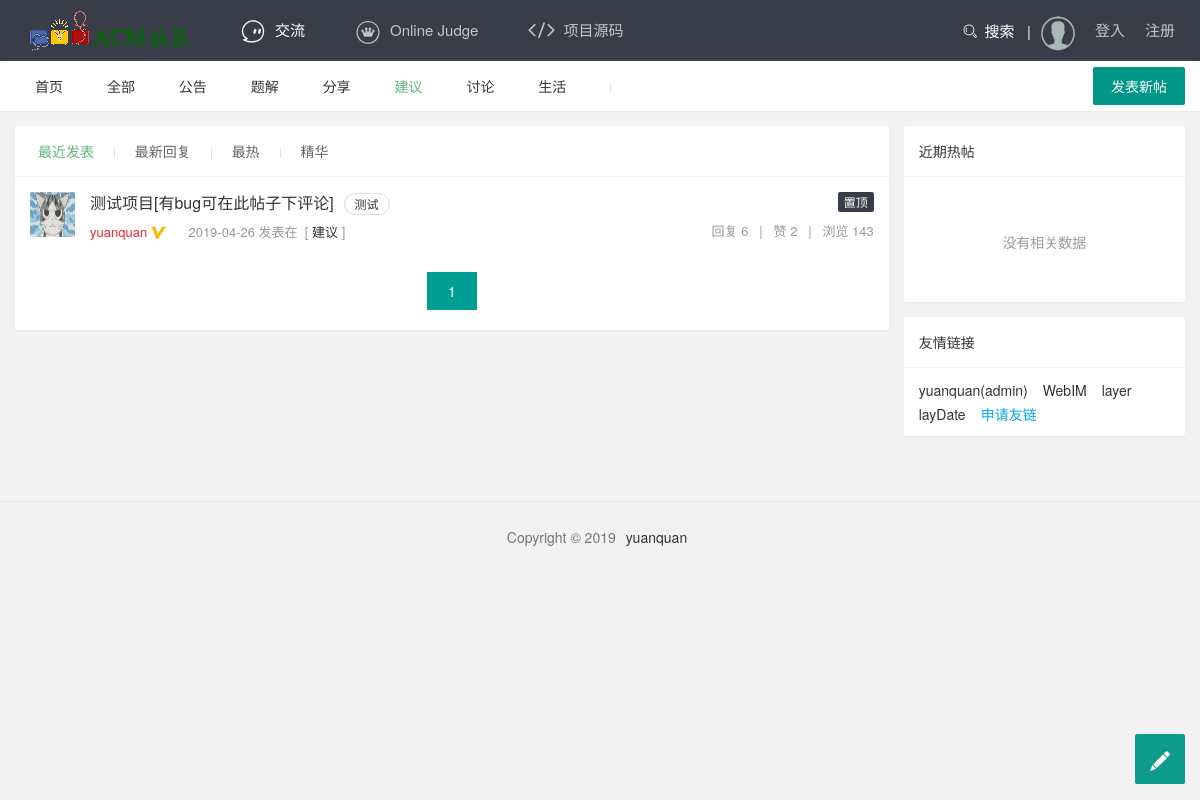
Page /classify/5 on the earlier database version.
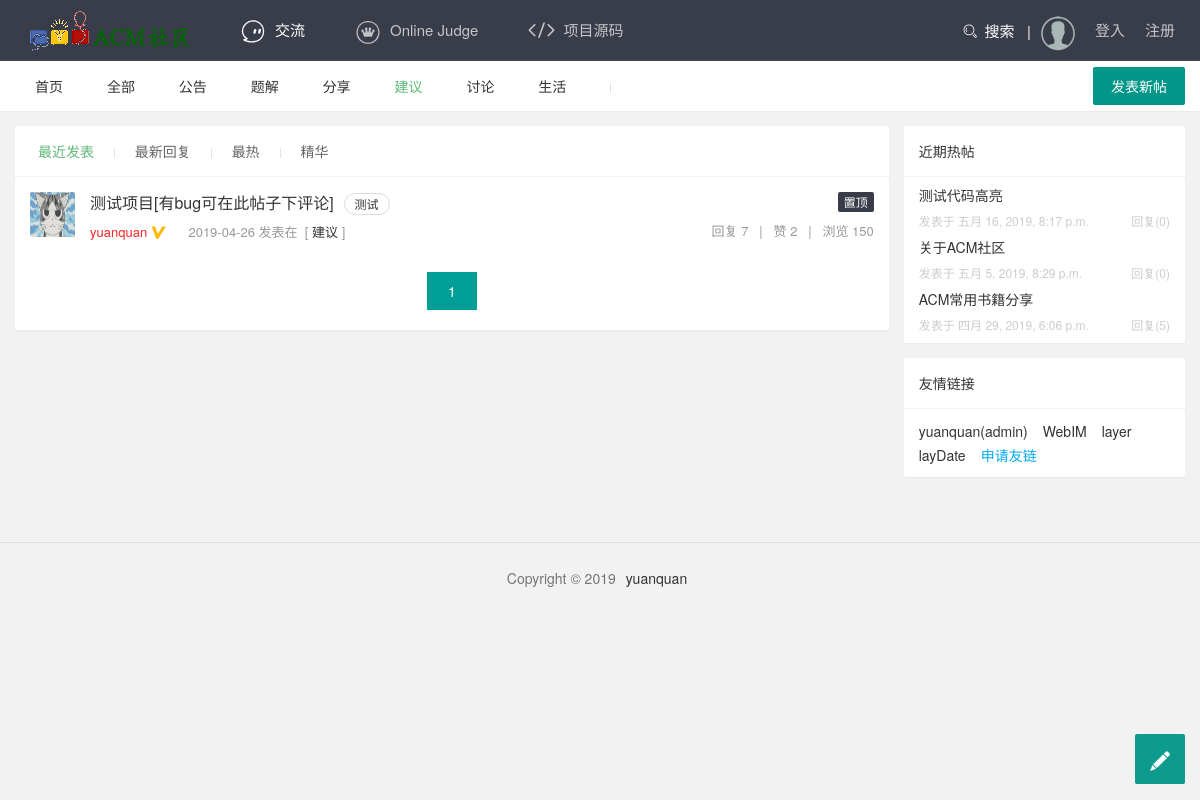
Same page on the later database version.
### article/models.py (models this page shows)
class ArticleType(models.Model):
    type_name = models.CharField(max_length=30, verbose_name='类型')
    display = models.BooleanField(default=True, verbose_name='是否显示')
    for_super_user = models.BooleanField(default=False, verbose_name='仅允许管理员发帖')
    create_time = models.DateTimeField(auto_now_add=True, verbose_name='创建时间')
    def __str__(self):
        return self.type_name
    class Meta:
        verbose_name = '帖子类型'
        verbose_name_plural = verbose_name

class Article(models.Model):
    title = models.CharField(max_length=100, verbose_name='题目')
    content = MDTextField(verbose_name='内容')
    author = models.ForeignKey(settings.AUTH_USER_MODEL, on_delete=models.DO_NOTHING, default=1, verbose_name='作者')
    tags = models.ManyToManyField(ArticleTag, blank=True, verbose_name='标签')
    type = models.ForeignKey(ArticleType, on_delete=models.DO_NOTHING, default=1, verbose_name='类型')
    read_num = models.IntegerField(default=0, verbose_name='阅读数')
    comment_num = models.IntegerField(default=0, verbose_name='评论数')
    create_time = models.DateTimeField(auto_now_add=True, verbose_name='创建时间')
    update_time = models.DateTimeField(auto_now=True, verbose_name='最近更新')
    last_comment_time = models.DateTimeField(default=timezone.now, verbose_name='最近评论时间')
    display = models.BooleanField(default=True, verbose_name='是否显示')
    is_stick = models.BooleanField(default=False, verbose_name='是否置顶')
    def __str__(self):
        return '%s' % self.title
    def get_read_num(self):
        try:
            ct = ContentType.objects.get_for_model(Article)
            Readnum = ReadNum.objects.get(content_type=ct, object_id=self.pk)
            return Readnum.read_num
        except ObjectDoesNotExist:
            return 0
    class Meta:
        ordering = ['-create_time']
        verbose_name = '帖子'
        verbose_name_plural = verbose_name

class ArticleTag(models.Model):
    tag_name = models.CharField(max_length=30, verbose_name='标签')
    display = models.BooleanField(default=True, verbose_name='是否显示')
    create_time = models.DateTimeField(auto_now_add=True, verbose_name='创建时间')
    def __str__(self):
        return self.tag_name
    class Meta:
        verbose_name = '帖子标签'
        verbose_name_plural = verbose_name

### user/models.py (models this page shows, shortened)
class User(AbstractUser):
    nickname = models.CharField(max_length=30, default='', verbose_name='昵称', blank=True, null=True)
    phone = models.CharField(max_length=12, default='', verbose_name='手机号', blank=True, null=True)
    city = models.CharField(max_length=20, default='未知', verbose_name='城市', blank=True, null=True)
    desc = models.CharField(max_length=100, default='', verbose_name='签名', blank=True, null=True)
    collect_articles = models.ManyToManyField(Article, blank=True)
    sex = models.IntegerField(default=0, verbose_name='性别', blank=True, null=True)
    url = models.ImageField(default='/static/user_pic/yuanquan4_d5f07dbecd0fe63c048243cf2546b2dc.jpg')
    is_mail_active = models.BooleanField(default=False)
    info = models.ForeignKey(Info, on_delete=models.DO_NOTHING, blank=True, null=True, verbose_name='认证信息')
    class Meta(AbstractUser.Meta):
        ordering = ('is_active', 'date_joined')

class Info(models.Model):
    name = models.CharField(default='', max_length=100, verbose_name='认证信息')
    class Meta:
        verbose_name = '认证信息'
        verbose_name_plural = verbose_name

### comment/models.py (models this page shows, shortened)
class Comment(models.Model):
    content = models.TextField(verbose_name='评论内容')
    article = models.ForeignKey(Article, on_delete=models.CASCADE, verbose_name='文章')
    author = models.ForeignKey(settings.AUTH_USER_MODEL, on_delete=models.CASCADE, default=1, verbose_name='作者')
    create_time = models.DateTimeField(auto_now_add=True, verbose_name='创建时间')
    display = models.BooleanField(default=True, verbose_name='是否显示')
    class Meta:
        ordering = ["-create_time"]
        verbose_name = '评论'
        verbose_name_plural = verbose_name

class LikeCount(models.Model):
    content_type = models.ForeignKey(ContentType, on_delete=models.CASCADE)
    object_id = models.PositiveIntegerField()
    content_object = GenericForeignKey('content_type', 'object_id')
    like_num = models.IntegerField(default=0, verbose_name='赞')
    class Meta:
        verbose_name = '点赞数量'
        verbose_name_plural = verbose_name

### read_count/models.py (models this page shows)
class ReadNum(models.Model):
    content_type = models.ForeignKey(ContentType, on_delete=models.DO_NOTHING)
    object_id = models.PositiveIntegerField()
    content_object = GenericForeignKey('content_type', 'object_id')
    read_num = models.IntegerField(default=0, verbose_name='阅读数量')
    class Meta:
        ordering = ['-read_num']
        verbose_name = '阅读数量'
        verbose_name_plural = verbose_name

### article/views.py (the view)
# urls.py: path('classify/<int:classify_id>', article.views.article_type, name='classify_type'),
def article_type(request, classify_id):
    if classify_id == 0:
        articles = Article.objects.filter(display=True)
    else:
        classify = ArticleType.objects.get(pk=classify_id)
        articles = Article.objects.filter(type=classify, display=True)
    type_ = request.GET.get('type', '0')
    print(type_, articles)
    if type_ == '1':
        articles = articles.order_by('-last_comment_time')
    elif type_ == '2':
        articles = get_hot_article(type_=1, type=classify_id)
    elif type_ == '3':
        articles = get_jing_article(type=classify_id)
    paginator = Paginator(articles, 12)
    page_articles = paginator.get_page(request.GET.get('page', 1))
    currentr_page_num = page_articles.number # 获取当前页码
    page_range = list(range(max(currentr_page_num - 2, 1), currentr_page_num)) + \
                 list(range(currentr_page_num, min(currentr_page_num + 2, paginator.num_pages) + 1))
    if page_range[0] - 1 >= 2:
        page_range.insert(0, '...')
    if paginator.num_pages - page_range[-1] >= 2:
        page_range.append('...')
    if page_range[0] != 1:
        page_range.insert(0, 1)
    if page_range[-1] != paginator.num_pages:
        page_range.append(paginator.num_pages)
    print(page_range)
    types = ArticleType.objects.filter(display=True)
    hot_articles = get_hot_article()
    context = {
        'articles': page_articles,
        'types': types,
        'hot_articles': hot_articles,
        'page_range': page_range,
        'type': type_,
        'classify_id': classify_id,
    }
    return render(request, 'article/index.html', context)

### comment/templatetags/like_tags.py (called while the page is built)
@register.simple_tag
def get_like_count(obj):
    content_type = ContentType.objects.get_for_model(obj)
    like_count, created = LikeCount.objects.get_or_create(content_type=content_type, object_id=obj.pk)
    return like_count.like_num

### read_count/utils.py (called while the page is built)
def get_hot_article(type_=0, type=0):
    today = timezone.now().date()
    search_ = Q(data=today)
    for i in range(1, 4):
        search_ = search_ | Q(data=today - datetime.timedelta(days=i))
    ct = ContentType.objects.get_for_model(Article)
    readdetail = ReadDetail.objects.filter(search_).filter(content_type=ct)
    hot_article = readdetail.values('object_id').annotate(hot_nums=Sum('hot_num')).order_by('-hot_nums')
    if type_ == 0:
        hot_article = hot_article[:12]
    articles = []
    for art in hot_article:
        try:
            article = Article.objects.get(pk=art['object_id'])
            if type == 0 or article.type.pk == type:
                articles.append(article)
        except Exception:
            pass
    return articles

### templates/article/index.html (shortened to what the changed rows need)
{% extends 'article/template_article.html' %}
{% load like_tags %}
{% block article_body %}
    <div class="layui-container">
        <div class="layui-row layui-col-space15">
            <div class="layui-col-md9">
                <div class="fly-panel" style="margin-bottom: 0;">
                    <ul class="fly-list">
                        {% for article in articles %}
                        <li>
                            <a href="{% url 'user_home' article.author.username %}" class="fly-avatar">
                                <img src="{{ article.author.url }}"
                                     alt="{{ article.author }}">
                            </a>
                            {% if article.tags.all %}
                                <h2 style="float: left; white-space: nowrap;overflow: inherit;">
                                    <a href={% url "article_detail" article.pk %}>{{ article.title }}</a>
                                </h2>
                                {% for tag in article.tags.all %}
                                    <a href="" class="tag-label" >{{ tag }}</a>
                                {% endfor %}
                            {% else %}
                                 <h2>
                                    <a href={% url "article_detail" article.pk %}>{{ article.title }}</a>
                                </h2>
                            {% endif %}
                            <div class="fly-list-badge">
                                {% if article.is_stick %}
                                    <span class="layui-badge layui-bg-black">置顶</span>
                                {% endif %}
                            </div>
                            <div class="fly-list-info">
                                <a href="{% url 'user_home' article.author.username %}" link>
                                    <cite>{{ article.author }}</cite>
                                    {% if article.author.info %}
                                        <i class="iconfont icon-renzheng" title="认证信息:{{ article.author.info.name }}"></i>
                                    {% endif %}
                                </a>
                                <span class="layui-hide-xs">{{ article.create_time|date:"Y-m-d" }} 发表在 &nbsp;[
                                    <a href="">{{ article.type }}</a>
                                    ]
                                </span>
                                <span class="fly-list-nums">
                                    回复 {{ article.comment_set.all|length }} &nbsp;&nbsp;|&nbsp;&nbsp;
                                    赞 {% get_like_count article %} &nbsp;&nbsp;|&nbsp;&nbsp;
                                    浏览 {{ article.get_read_num }}
                                </span>
                            </div>
                        </li>
                        {% empty %}
                            <p>没有更多内容了</p>
                        {% endfor %}
                    </ul>
                    <div style="text-align: center">
                        <div class="laypage-main">
                            {% for page_num in page_range %}
                                {% if page_num == articles.number %}
                                    <a class="laypage-curr">{{ page_num }}</a>
                                {% else %}
                                    {% if page_num == '...' %}
                                        <a href="javascript:void(0);"><span>{{ page_num }}</span></a>
                                    {% else %}
                                        <a href="?type={{ type }}&page={{ page_num }}">{{ page_num }}</a>
                                    {% endif %}
                                {% endif %}
                            {% endfor %}
                        </div>
                    </div>
                </div>
            </div>
            <div class="layui-col-md3">
                {% include 'common/hot_article.html' %}
            </div>
        </div>
    </div>
{% endblock %}

### templates/common/head_2.html (shortened to what this page needs)
<div class="layui-container">
    <ul class="layui-clear">
        <li class="layui-hide-xs "><a href="/">首页</a></li>
        <li class="{% if classify_id == 0 %}layui-this{% endif %}"><a href="{% url 'classify_type' 0 %}">全部</a></li>
        {% for type in types %}
            <li class="{% if classify_id == type.pk %}layui-this{% endif %}"><a href={% url "classify_type" type.pk %}>{{ type.type_name }}</a></li>
        {% endfor %}
        <li class="layui-hide-xs layui-hide-sm layui-show-md-inline-block"></li>
    </ul>
    <div class="fly-column-right layui-hide-xs">
        <a href="{% url "add_article" %}" class="layui-btn">发表新帖</a>
    </div>
</div>

### templates/common/hot_article.html
<dl class="fly-panel fly-list-one">
    <dt class="fly-panel-title">近期热帖</dt>
    {% for art in hot_articles %}
         <dd>
             <h2>
                <a href={% url "article_detail" art.pk %}>{{ art.title }}</a>
             </h2>
             <div class="fly-list-info">
                <span>发表于 {{ art.create_time }}</span>
                <span class="fly-list-nums">
                    回复({{ art.comment_set.all|length }})
                </span>
             </div>
        </dd>
    {% empty %}
        <div class="fly-none">没有相关数据</div>
    {% endfor %}
</dl>

Differences in the rows shown:
changed Article "测试项目[有bug可在此帖子下评论]": comment_set.all|length "6" → "7"; get_read_num "143" → "150"
added Article: title "测试代码高亮", create_time "五月 16, 2019, 8:17 p.m.", comment_set.all|length "0"
added Article: title "关于ACM社区", create_time "五月 5, 2019, 8:29 p.m.", comment_set.all|length "0"
now on this page (row edited): Article: title "ACM常用书籍分享", create_time "四月 29, 2019, 6:06 p.m.", comment_set.all|length "5"
Other differences:
text no longer shown: "没有相关数据"
